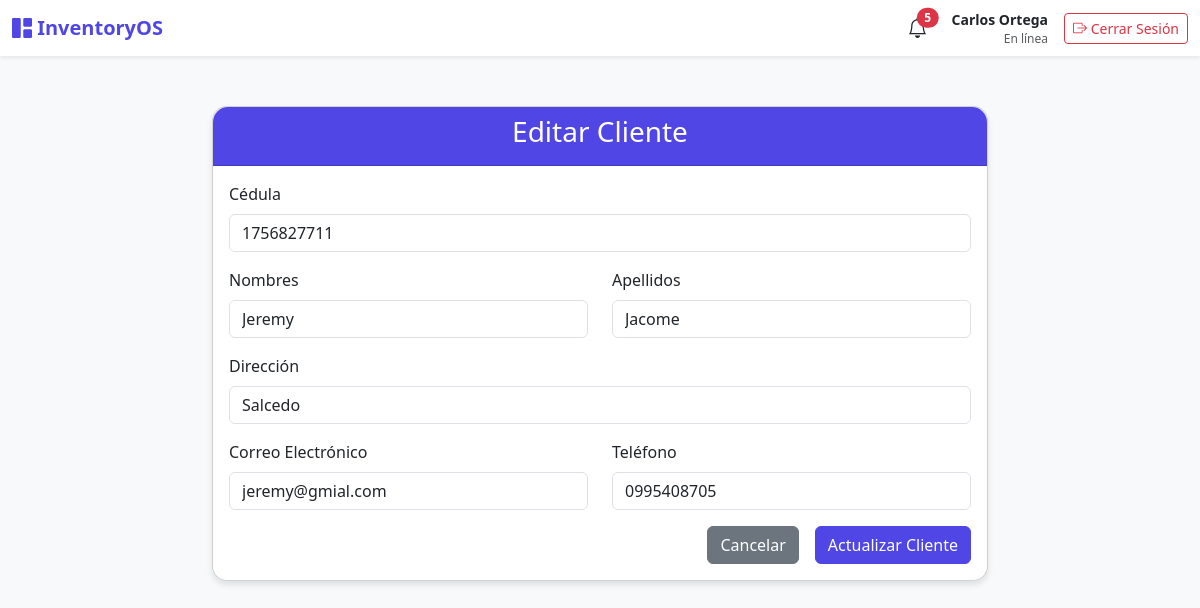
Page /create_modify_cliente/editar_cliente.php?id=1 (signed in) on the committed database.
### tables this page shows
CREATE TABLE `clientes` (
  `id` int NOT NULL,
  `cedula` varchar(10) NOT NULL,
  `nombres` varchar(100) NOT NULL,
  `apellidos` varchar(100) NOT NULL,
  `direccion` varchar(200) DEFAULT NULL,
  `telefono` varchar(20) DEFAULT NULL,
  `correo` varchar(100) DEFAULT NULL
);

### create_modify_cliente/editar_cliente.php (the view, shortened to what this page needs)
<?php
include("../connect.php");
$id = isset($_GET['id']) ? (int)$_GET['id'] : 0;
$cliente = null;
if ($id > 0) {
    $stmt = $conn->prepare("SELECT * FROM clientes WHERE id = ?");
    $stmt->bind_param("i", $id);
    $stmt->execute();
    $res = $stmt->get_result();
    if ($res->num_rows === 1) {
        $cliente = $res->fetch_assoc();
    }
}
?>
<!DOCTYPE html>
<html lang="es">
<head>
    <link href="https://cdn.jsdelivr.net/npm/bootstrap@5.3.0/dist/css/bootstrap.min.css" rel="stylesheet">
    <link rel="stylesheet" href="https://cdn.jsdelivr.net/npm/bootstrap-icons@1.11.0/font/bootstrap-icons.css">
</head>
<body>
<?php include '../navbar.php'; ?>
<div class="container">
    <div class="card">
        <div class="card-header text-center">
            <h3>Editar Cliente</h3>
        </div>
        <div class="card-body">
            <form action="actualizar_cliente.php" method="post" class="needs-validation" novalidate>
                <div class="mb-3">
                    <label for="cedula" class="form-label">Cédula</label>
                    <input type="text" class="form-control" id="cedula" name="cedula" value="<?php echo htmlspecialchars($cliente['cedula']); ?>" required maxlength="10" oninput="this.value = this.value.replace(/[^0-9]/g, '')">
                </div>
                <div class="row">
                    <div class="col-md-6 mb-3">
                        <label for="nombres" class="form-label">Nombres</label>
                        <input type="text" class="form-control" id="nombres" name="nombres" value="<?php echo htmlspecialchars($cliente['nombres']); ?>" required maxlength="100" oninput="this.value = this.value.replace(/[^a-zA-ZáéíóúÁÉÍÓÚñÑ\s]/g, '')">
                    </div>
                    <div class="col-md-6 mb-3">
                        <label for="apellidos" class="form-label">Apellidos</label>
                        <input type="text" class="form-control" id="apellidos" name="apellidos" value="<?php echo htmlspecialchars($cliente['apellidos']); ?>" required maxlength="100" oninput="this.value = this.value.replace(/[^a-zA-ZáéíóúÁÉÍÓÚñÑ\s]/g, '')">
                    </div>
                </div>
                <div class="mb-3">
                    <label for="direccion" class="form-label">Dirección</label>
                    <input type="text" class="form-control" id="direccion" name="direccion" value="<?php echo htmlspecialchars($cliente['direccion']); ?>" maxlength="200">
                </div>
                <div class="row">
                    <div class="col-md-6 mb-3">
                        <label for="correo" class="form-label">Correo Electrónico</label>
                        <input type="email" class="form-control" id="correo" name="correo" value="<?php echo htmlspecialchars($cliente['correo']); ?>" maxlength="100">
                    </div>
                    <div class="col-md-6 mb-3">
                        <label for="telefono" class="form-label">Teléfono</label>
                        <input type="text" class="form-control" id="telefono" name="telefono" value="<?php echo htmlspecialchars($cliente['telefono']); ?>" maxlength="20" oninput="this.value = this.value.replace(/[^0-9]/g, '')">
                    </div>
                </div>
                <div class="d-grid gap-2 d-md-flex justify-content-md-end">
                    <a href="listar_cliente.php" class="btn btn-secondary me-md-2">Cancelar</a>
                    <button type="submit" class="btn btn-primary">Actualizar Cliente</button>
                </div>
            </form>
        </div>
    </div>
</div>
</body>
</html>

### create_modify_cliente/editar_cliente.php (style rules this page uses)
:root { --primary-color: #4f46e5; }
body { background-color: #f8f9fa; }
.container { max-width: 800px; margin-top: 50px; }
.card { border-radius: 15px; box-shadow: 0 4px 6px rgba(0,0,0,0.1); }
.card-header { background-color: var(--primary-color); color: white; border-radius: 15px 15px 0 0 !important; }
.btn-primary { background-color: var(--primary-color); border-color: var(--primary-color); }

### rows in the picture
clientes: cedula "1756827711", nombres "Jeremy", apellidos "Jacome", direccion "Salcedo", correo "jeremy@gmial.com", telefono "0995408705"

### other values in the picture
$alert_count "5"
$_SESSION['nombre'] "Carlos Ortega"
